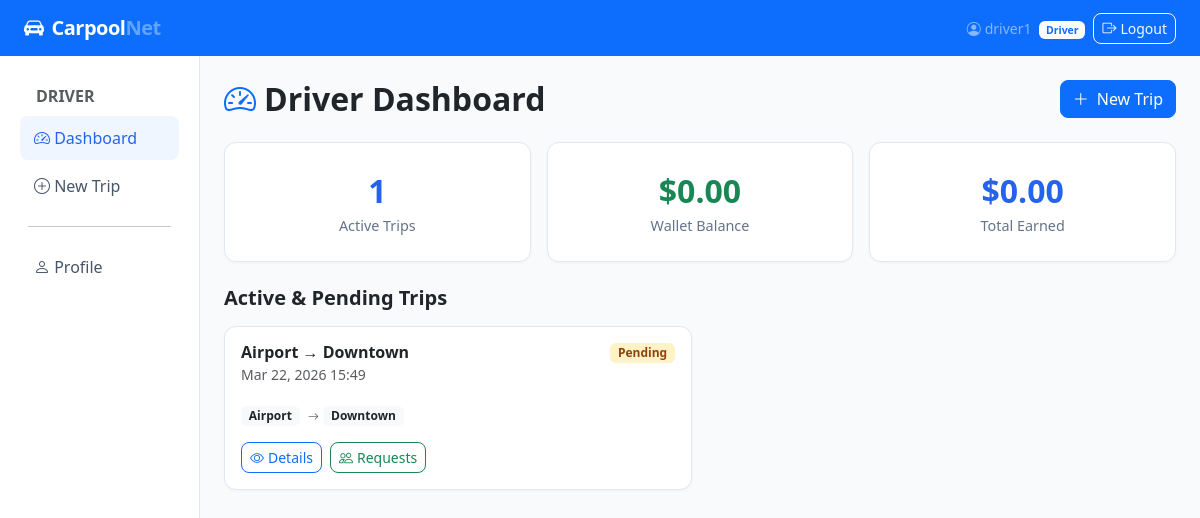
Page /trips/driver/ (signed in) on the committed database.
### accounts/models.py (models this page shows, shortened)
class User(AbstractUser):
    ROLE_PASSENGER = 'passenger'
    ROLE_DRIVER = 'driver'
    ROLE_CHOICES = [
        (ROLE_PASSENGER, 'Passenger'),
        (ROLE_DRIVER, 'Driver'),
    ]
    role = models.CharField(max_length=20, choices=ROLE_CHOICES, default=ROLE_PASSENGER)
    phone = models.CharField(max_length=20, blank=True)
    vehicle_model = models.CharField(max_length=100, blank=True)
    vehicle_plate = models.CharField(max_length=20, blank=True)
    wallet_balance = models.DecimalField(max_digits=10, decimal_places=2, default=0.00)
    total_earnings = models.DecimalField(max_digits=10, decimal_places=2, default=0.00)
    @property
    def is_driver(self):
        return self.role == self.ROLE_DRIVER
    @property
    def is_passenger(self):
        return self.role == self.ROLE_PASSENGER

### trips/models.py (models this page shows, shortened)
class Trip(models.Model):
    STATUS_PENDING = 'pending'
    STATUS_ACTIVE = 'active'
    STATUS_COMPLETED = 'completed'
    STATUS_CANCELLED = 'cancelled'
    STATUS_CHOICES = [
        (STATUS_PENDING, 'Pending'),
        (STATUS_ACTIVE, 'Active'),
        (STATUS_COMPLETED, 'Completed'),
        (STATUS_CANCELLED, 'Cancelled'),
    ]
    driver = models.ForeignKey(
        settings.AUTH_USER_MODEL, on_delete=models.CASCADE,
        related_name='driven_trips'
    )
    start_node = models.ForeignKey(Node, on_delete=models.PROTECT, related_name='trips_starting')
    end_node = models.ForeignKey(Node, on_delete=models.PROTECT, related_name='trips_ending')
    current_node = models.ForeignKey(Node, on_delete=models.SET_NULL,
                                     null=True, blank=True, related_name='trips_currently_at')
    max_passengers = models.PositiveIntegerField(default=3)
    status = models.CharField(max_length=20, choices=STATUS_CHOICES, default=STATUS_PENDING)
    created_at = models.DateTimeField(auto_now_add=True)
    started_at = models.DateTimeField(null=True, blank=True)
    completed_at = models.DateTimeField(null=True, blank=True)
    class Meta:
        ordering = ['-created_at']

class RouteNode(models.Model):
    trip = models.ForeignKey(Trip, on_delete=models.CASCADE, related_name='route_nodes')
    node = models.ForeignKey(Node, on_delete=models.CASCADE)
    order = models.PositiveIntegerField()
    visited = models.BooleanField(default=False)
    visited_at = models.DateTimeField(null=True, blank=True)
    class Meta:
        unique_together = ('trip', 'order')
        ordering = ['order']

### network/models.py (models this page shows)
class Node(models.Model):
    name = models.CharField(max_length=100, unique=True)
    description = models.TextField(blank=True)
    latitude = models.FloatField(null=True, blank=True)
    longitude = models.FloatField(null=True, blank=True)
    created_at = models.DateTimeField(auto_now_add=True)
    def __str__(self):
        return self.name

### trips/views.py (the view)
    @login_required
    def wrapper(request, *args, **kwargs):
        if not request.user.is_driver:
            messages.error(request, 'Only drivers can access this page.')
            return redirect('trips:passenger_dashboard')
        return view_func(request, *args, **kwargs)

### trips/views.py (called while the page is built)
def driver_required(view_func):
    @login_required
    def wrapper(request, *args, **kwargs):
        if not request.user.is_driver:
            messages.error(request, 'Only drivers can access this page.')
            return redirect('trips:passenger_dashboard')
        return view_func(request, *args, **kwargs)
    return wrapper

@driver_required
def driver_dashboard(request):
    active_trips = Trip.objects.filter(
        driver=request.user,
        status__in=[Trip.STATUS_PENDING, Trip.STATUS_ACTIVE]
    ).prefetch_related('route_nodes__node', 'carpool_requests')
    past_trips = Trip.objects.filter(
        driver=request.user,
        status__in=[Trip.STATUS_COMPLETED, Trip.STATUS_CANCELLED]
    )[:10]
    return render(request, 'trips/driver_dashboard.html', {
        'active_trips': active_trips,
        'past_trips': past_trips,
    })

### templates/trips/driver_dashboard.html (shortened to what this page needs)
{% extends 'base.html' %}
{% block content %}
<div class="d-flex justify-content-between align-items-center mb-4">
  <h2 class="fw-bold mb-0"><i class="bi bi-speedometer2 me-2 text-primary"></i>Driver Dashboard</h2>
  <a href="{% url 'trips:create_trip' %}" class="btn btn-primary">
    <i class="bi bi-plus-lg me-2"></i>New Trip
  </a>
</div>
<div class="row g-3 mb-4">
  <div class="col-sm-4">
    <div class="card stat-card">
      <div class="value">{{ active_trips|length }}</div>
      <div class="label">Active Trips</div>
    </div>
  </div>
  <div class="col-sm-4">
    <div class="card stat-card">
      <div class="value text-success">${{ request.user.wallet_balance }}</div>
      <div class="label">Wallet Balance</div>
    </div>
  </div>
  <div class="col-sm-4">
    <div class="card stat-card">
      <div class="value">${{ request.user.total_earnings }}</div>
      <div class="label">Total Earned</div>
    </div>
  </div>
</div>
{% if active_trips %}
<h5 class="fw-bold mb-3">Active & Pending Trips</h5>
<div class="row g-3 mb-4">
  {% for trip in active_trips %}
  <div class="col-md-6">
    <div class="card h-100">
      <div class="card-body">
        <div class="d-flex justify-content-between align-items-start mb-3">
          <div>
            <h6 class="fw-bold mb-0">{{ trip.start_node }} → {{ trip.end_node }}</h6>
            <small class="text-muted">{{ trip.created_at|date:"M d, Y H:i" }}</small>
          </div>
          <span class="badge badge-{{ trip.status }}">{{ trip.get_status_display }}</span>
        </div>
        <div class="mb-3">
          {% for rn in trip.route_nodes.all %}
            <span class="badge {% if rn.visited %}bg-success{% elif trip.current_node == rn.node %}bg-primary{% else %}bg-light text-dark{% endif %} me-1">
              {{ rn.node.name }}
            </span>
            {% if not forloop.last %}<i class="bi bi-arrow-right text-muted" style="font-size:.7rem"></i>{% endif %}
          {% endfor %}
        </div>
        <div class="d-flex gap-2 flex-wrap">
          <a href="{% url 'trips:trip_detail_driver' trip.id %}" class="btn btn-outline-primary btn-sm">
            <i class="bi bi-eye me-1"></i>Details
          </a>
          <a href="{% url 'trips:driver_incoming_requests' trip.id %}" class="btn btn-outline-success btn-sm">
            <i class="bi bi-people me-1"></i>Requests
          </a>
        </div>
      </div>
    </div>
  </div>
  {% endfor %}
</div>
{% endif %}
{% endblock %}

### templates/base.html (shortened to what this page needs)
<!DOCTYPE html>
<html lang="en" data-bs-theme="light">
<head>
  <link href="https://cdn.jsdelivr.net/npm/bootstrap@5.3.2/dist/css/bootstrap.min.css" rel="stylesheet">
  <link href="https://cdn.jsdelivr.net/npm/bootstrap-icons@1.11.3/font/bootstrap-icons.min.css" rel="stylesheet">
</head>
<body>
<nav class="navbar navbar-expand-lg navbar-dark bg-primary sticky-top">
  <div class="container-fluid px-4">
    <a class="navbar-brand" href="/"><i class="bi bi-car-front-fill me-2"></i>Carpool<span>Net</span></a>
    <div class="collapse navbar-collapse" id="nav">
      <ul class="navbar-nav ms-auto align-items-center gap-2">
        {% if user.is_authenticated %}
          <li class="nav-item">
            <span class="navbar-text text-white-50 small">
              <i class="bi bi-person-circle me-1"></i>{{ user.username }}
              <span class="badge bg-white text-primary ms-1">{{ user.get_role_display }}</span>
            </span>
          </li>
          <li class="nav-item">
            <a class="btn btn-outline-light btn-sm" href="{% url 'accounts:logout' %}">
              <i class="bi bi-box-arrow-right me-1"></i>Logout
            </a>
          </li>
        {% else %}
          <li class="nav-item"><a class="btn btn-outline-light btn-sm" href="{% url 'accounts:login' %}">Login</a></li>
          <li class="nav-item"><a class="btn btn-light btn-sm" href="{% url 'accounts:register' %}">Register</a></li>
        {% endif %}
      </ul>
    </div>
  </div>
</nav>
<div class="container-fluid">
  <div class="row">
    {% if user.is_authenticated %}
    <nav class="col-md-2 d-none d-md-block sidebar py-3">
      <div class="nav flex-column">
        {% if user.is_driver %}
          <span class="nav-link text-muted small fw-bold px-3 pb-1">DRIVER</span>
          <a href="{% url 'trips:driver_dashboard' %}" class="nav-link {% if request.resolver_match.url_name == 'driver_dashboard' %}active{% endif %}">
            <i class="bi bi-speedometer2"></i> Dashboard
          </a>
          <a href="{% url 'trips:create_trip' %}" class="nav-link {% if request.resolver_match.url_name == 'create_trip' %}active{% endif %}">
            <i class="bi bi-plus-circle"></i> New Trip
          </a>
        {% endif %}
        <hr class="mx-3">
        <a href="{% url 'accounts:profile' %}" class="nav-link {% if request.resolver_match.url_name == 'profile' %}active{% endif %}">
          <i class="bi bi-person"></i> Profile
        </a>
      </div>
    </nav>
    <main class="col-md-10 py-4 px-4">
    {% else %}
    <main class="col-12 py-4 px-4">
    {% endif %}
      {% block content %}{% endblock %}
    </main>
  </div>
</div>
</body>
</html>

### templates/base.html (style rules this page uses)
:root { --cp-primary: #2563eb; --cp-secondary: #7c3aed; --cp-success: #059669; --cp-surface: #f8fafc; }
body { background: var(--cp-surface); font-family: 'Segoe UI', system-ui, sans-serif; }
.navbar-brand { font-weight: 800; letter-spacing: -0.5px; }
.navbar-brand span { color: #60a5fa; }
.sidebar { min-height: calc(100vh - 56px); background: #fff; border-right: 1px solid #e2e8f0; }
.sidebar .nav-link { color: #475569; border-radius: 8px; margin: 2px 8px; padding: 10px 14px; }
.sidebar .nav-link:hover, .sidebar .nav-link.active { background: #eff6ff; color: var(--cp-primary); }
.sidebar .nav-link i { width: 20px; }
.card { border: 1px solid #e2e8f0; border-radius: 12px; box-shadow: 0 1px 3px rgba(0,0,0,.04); }
.badge-pending { background: #fef3c7; color: #92400e; }
.btn { border-radius: 8px; }
.stat-card { text-align: center; padding: 1.5rem; }
.stat-card .value { font-size: 2rem; font-weight: 800; color: var(--cp-primary); }
.stat-card .label { color: #64748b; font-size: .9rem; }

### rows in the picture
User: username "driver1", role "Driver", user.wallet_balance "0.00", user.total_earnings "0.00"
Trip: start_node "Airport", end_node "Downtown", created_at "Mar 22, 2026 15:49", status "Pending"
RouteNode: node.name "Airport"
RouteNode: node.name "Downtown"

### other values in the picture
{{ active_trips|length }} "1"
